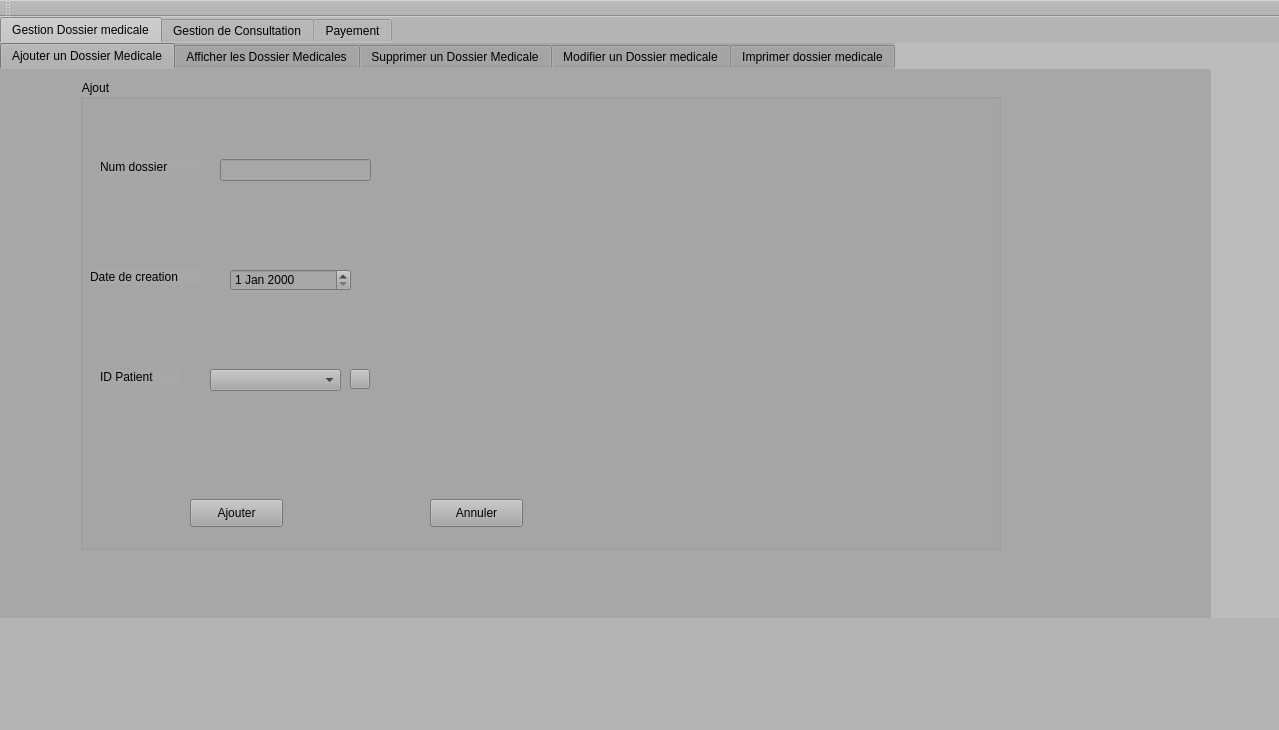
<?xml version="1.0" encoding="UTF-8"?>
<ui version="4.0">
 <class>MainWindow</class>
 <widget class="QMainWindow" name="MainWindow">
  <property name="geometry">
   <rect>
    <x>0</x>
    <y>0</y>
    <width>1279</width>
    <height>730</height>
   </rect>
  </property>
  <property name="windowTitle">
   <string>Dossier medicale</string>
  </property>
  <property name="styleSheet">
   <string notr="true">background-color: rgb(180, 180, 180);</string>
  </property>
  <widget class="QWidget" name="centralWidget">
   <widget class="QTabWidget" name="tabWidget_2">
    <property name="geometry">
     <rect>
      <x>0</x>
      <y>0</y>
      <width>1281</width>
      <height>601</height>
     </rect>
    </property>
    <property name="styleSheet">
     <string notr="true">background-color: rgb(170, 255, 255);
background-color: rgb(188, 188, 188);
border-bottom-color: rgb(11, 11, 11);
font: 9pt &quot;PT Bold Stars&quot;;</string>
    </property>
    <property name="currentIndex">
     <number>0</number>
    </property>
    <widget class="QWidget" name="tab_6">
     <attribute name="title">
      <string>Gestion Dossier medicale</string>
     </attribute>
     <widget class="QTabWidget" name="tabWidget">
      <property name="geometry">
       <rect>
        <x>0</x>
        <y>0</y>
        <width>1211</width>
        <height>661</height>
       </rect>
      </property>
      <property name="styleSheet">
       <string notr="true">background-color: rgb(170, 255, 255);
background-color: rgb(208, 208, 208);
background-color: rgb(167, 167, 167);</string>
      </property>
      <property name="currentIndex">
       <number>0</number>
      </property>
      <widget class="QWidget" name="tab">
       <attribute name="title">
        <string>Ajouter un Dossier Medicale</string>
       </attribute>
       <widget class="QGroupBox" name="groupBox_2">
        <property name="geometry">
         <rect>
          <x>80</x>
          <y>10</y>
          <width>921</width>
          <height>471</height>
         </rect>
        </property>
        <property name="title">
         <string>Ajout</string>
        </property>
        <widget class="QPushButton" name="anuuler_ajout">
         <property name="geometry">
          <rect>
           <x>350</x>
           <y>420</y>
           <width>93</width>
           <height>28</height>
          </rect>
         </property>
         <property name="text">
          <string>Annuler</string>
         </property>
        </widget>
        <widget class="QPushButton" name="pb_ajouter">
         <property name="geometry">
          <rect>
           <x>110</x>
           <y>420</y>
           <width>93</width>
           <height>28</height>
          </rect>
         </property>
         <property name="text">
          <string>Ajouter</string>
         </property>
        </widget>
        <widget class="QLabel" name="label_3">
         <property name="geometry">
          <rect>
           <x>20</x>
           <y>290</y>
           <width>81</width>
           <height>16</height>
          </rect>
         </property>
         <property name="text">
          <string>ID Patient</string>
         </property>
        </widget>
        <widget class="QDateEdit" name="le_date_ajout">
         <property name="geometry">
          <rect>
           <x>150</x>
           <y>190</y>
           <width>121</width>
           <height>22</height>
          </rect>
         </property>
        </widget>
        <widget class="QLabel" name="label_2">
         <property name="geometry">
          <rect>
           <x>10</x>
           <y>190</y>
           <width>111</width>
           <height>16</height>
          </rect>
         </property>
         <property name="text">
          <string>Date de creation</string>
         </property>
        </widget>
        <widget class="QLabel" name="label">
         <property name="geometry">
          <rect>
           <x>20</x>
           <y>80</y>
           <width>101</width>
           <height>16</height>
          </rect>
         </property>
         <property name="text">
          <string>Num dossier</string>
         </property>
        </widget>
        <widget class="QLineEdit" name="le_num">
         <property name="geometry">
          <rect>
           <x>140</x>
           <y>80</y>
           <width>151</width>
           <height>22</height>
          </rect>
         </property>
        </widget>
        <widget class="QComboBox" name="comboBox1">
         <property name="geometry">
          <rect>
           <x>130</x>
           <y>290</y>
           <width>131</width>
           <height>22</height>
          </rect>
         </property>
        </widget>
        <widget class="QPushButton" name="refrech_aj">
         <property name="geometry">
          <rect>
           <x>270</x>
           <y>290</y>
           <width>20</width>
           <height>20</height>
          </rect>
         </property>
         <property name="text">
          <string/>
         </property>
        </widget>
       </widget>
      </widget>
      <widget class="QWidget" name="tab_2">
       <attribute name="title">
        <string>Afficher les Dossier Medicales</string>
       </attribute>
       <widget class="QTableView" name="tabdossier">
        <property name="geometry">
         <rect>
          <x>10</x>
          <y>130</y>
          <width>881</width>
          <height>381</height>
         </rect>
        </property>
       </widget>
       <widget class="QLineEdit" name="lineEdit">
        <property name="geometry">
         <rect>
          <x>130</x>
          <y>50</y>
          <width>131</width>
          <height>22</height>
         </rect>
        </property>
       </widget>
       <widget class="QLabel" name="label_8">
        <property name="geometry">
         <rect>
          <x>10</x>
          <y>50</y>
          <width>101</width>
          <height>20</height>
         </rect>
        </property>
        <property name="text">
         <string>ID_Patient</string>
        </property>
       </widget>
       <widget class="QPushButton" name="rech_doc">
        <property name="geometry">
         <rect>
          <x>450</x>
          <y>20</y>
          <width>131</width>
          <height>28</height>
         </rect>
        </property>
        <property name="text">
         <string>RECHERCHE</string>
        </property>
       </widget>
       <widget class="QPushButton" name="trie_doc">
        <property name="geometry">
         <rect>
          <x>450</x>
          <y>70</y>
          <width>131</width>
          <height>28</height>
         </rect>
        </property>
        <property name="text">
         <string>TRIEE PAR NUM</string>
        </property>
       </widget>
      </widget>
      <widget class="QWidget" name="tab_3">
       <attribute name="title">
        <string>Supprimer un Dossier Medicale</string>
       </attribute>
       <widget class="QGroupBox" name="groupBox">
        <property name="geometry">
         <rect>
          <x>200</x>
          <y>70</y>
          <width>551</width>
          <height>251</height>
         </rect>
        </property>
        <property name="title">
         <string>Suppression</string>
        </property>
        <widget class="QLabel" name="label_4">
         <property name="geometry">
          <rect>
           <x>200</x>
           <y>60</y>
           <width>131</width>
           <height>16</height>
          </rect>
         </property>
         <property name="text">
          <string>Numero de dossier </string>
         </property>
        </widget>
        <widget class="QPushButton" name="pushButton_2">
         <property name="geometry">
          <rect>
           <x>220</x>
           <y>180</y>
           <width>93</width>
           <height>28</height>
          </rect>
         </property>
         <property name="text">
          <string>Supprimer</string>
         </property>
        </widget>
        <widget class="QComboBox" name="com">
         <property name="geometry">
          <rect>
           <x>200</x>
           <y>120</y>
           <width>121</width>
           <height>22</height>
          </rect>
         </property>
        </widget>
        <widget class="QPushButton" name="pushButton">
         <property name="geometry">
          <rect>
           <x>330</x>
           <y>120</y>
           <width>21</width>
           <height>21</height>
          </rect>
         </property>
         <property name="text">
          <string/>
         </property>
        </widget>
       </widget>
      </widget>
      <widget class="QWidget" name="tab_4">
       <attribute name="title">
        <string>Modifier un Dossier medicale</string>
       </attribute>
       <widget class="QGroupBox" name="groupBox_3">
        <property name="geometry">
         <rect>
          <x>100</x>
          <y>40</y>
          <width>801</width>
          <height>471</height>
         </rect>
        </property>
        <property name="title">
         <string>Modification</string>
        </property>
        <widget class="QPushButton" name="annuler_modif">
         <property name="geometry">
          <rect>
           <x>380</x>
           <y>400</y>
           <width>93</width>
           <height>28</height>
          </rect>
         </property>
         <property name="text">
          <string>Annuler</string>
         </property>
        </widget>
        <widget class="QPushButton" name="pushButton_3">
         <property name="geometry">
          <rect>
           <x>170</x>
           <y>400</y>
           <width>93</width>
           <height>28</height>
          </rect>
         </property>
         <property name="text">
          <string>Modifier</string>
         </property>
        </widget>
        <widget class="QLabel" name="label_7">
         <property name="geometry">
          <rect>
           <x>10</x>
           <y>280</y>
           <width>81</width>
           <height>16</height>
          </rect>
         </property>
         <property name="text">
          <string>ID Patient</string>
         </property>
        </widget>
        <widget class="QLabel" name="label_6">
         <property name="geometry">
          <rect>
           <x>0</x>
           <y>180</y>
           <width>111</width>
           <height>16</height>
          </rect>
         </property>
         <property name="text">
          <string>date de creation</string>
         </property>
        </widget>
        <widget class="QDateEdit" name="le_date_modif">
         <property name="geometry">
          <rect>
           <x>130</x>
           <y>180</y>
           <width>110</width>
           <height>22</height>
          </rect>
         </property>
        </widget>
        <widget class="QLineEdit" name="le_num_modif">
         <property name="geometry">
          <rect>
           <x>130</x>
           <y>70</y>
           <width>113</width>
           <height>22</height>
          </rect>
         </property>
        </widget>
        <widget class="QLabel" name="label_5">
         <property name="geometry">
          <rect>
           <x>10</x>
           <y>70</y>
           <width>111</width>
           <height>16</height>
          </rect>
         </property>
         <property name="text">
          <string>Num dossier</string>
         </property>
        </widget>
        <widget class="QComboBox" name="comboBox3">
         <property name="geometry">
          <rect>
           <x>110</x>
           <y>280</y>
           <width>91</width>
           <height>22</height>
          </rect>
         </property>
        </widget>
        <widget class="QPushButton" name="refrech_mod">
         <property name="geometry">
          <rect>
           <x>210</x>
           <y>280</y>
           <width>21</width>
           <height>20</height>
          </rect>
         </property>
         <property name="text">
          <string/>
         </property>
        </widget>
       </widget>
      </widget>
      <widget class="QWidget" name="tab_5">
       <attribute name="title">
        <string>Imprimer dossier medicale</string>
       </attribute>
       <widget class="QPushButton" name="Impdos">
        <property name="geometry">
         <rect>
          <x>920</x>
          <y>50</y>
          <width>121</width>
          <height>28</height>
         </rect>
        </property>
        <property name="text">
         <string>Imprimer</string>
        </property>
       </widget>
       <widget class="QTextEdit" name="imprimer">
        <property name="geometry">
         <rect>
          <x>130</x>
          <y>50</y>
          <width>781</width>
          <height>451</height>
         </rect>
        </property>
       </widget>
      </widget>
     </widget>
    </widget>
    <widget class="QWidget" name="tab_7">
     <attribute name="title">
      <string>Gestion de Consultation</string>
     </attribute>
     <widget class="QTabWidget" name="tabWidget_3">
      <property name="geometry">
       <rect>
        <x>0</x>
        <y>0</y>
        <width>1211</width>
        <height>661</height>
       </rect>
      </property>
      <property name="styleSheet">
       <string notr="true">background-color: rgb(170, 255, 255);
background-color: rgb(191, 191, 191);
</string>
      </property>
      <property name="currentIndex">
       <number>3</number>
      </property>
      <widget class="QWidget" name="tab_8">
       <attribute name="title">
        <string>Ajouter ou Modifier consultation</string>
       </attribute>
       <widget class="QGroupBox" name="groupBox_4">
        <property name="geometry">
         <rect>
          <x>10</x>
          <y>20</y>
          <width>571</width>
          <height>80</height>
         </rect>
        </property>
        <property name="title">
         <string>Détail Dossier</string>
        </property>
        <widget class="QLabel" name="label_9">
         <property name="geometry">
          <rect>
           <x>10</x>
           <y>40</y>
           <width>56</width>
           <height>16</height>
          </rect>
         </property>
         <property name="text">
          <string/>
         </property>
        </widget>
        <widget class="QLabel" name="label_10">
         <property name="geometry">
          <rect>
           <x>10</x>
           <y>40</y>
           <width>91</width>
           <height>16</height>
          </rect>
         </property>
         <property name="text">
          <string>Num Dossier</string>
         </property>
        </widget>
        <widget class="QLabel" name="label_11">
         <property name="geometry">
          <rect>
           <x>270</x>
           <y>40</y>
           <width>101</width>
           <height>16</height>
          </rect>
         </property>
         <property name="text">
          <string>N°intervention</string>
         </property>
        </widget>
        <widget class="QLineEdit" name="nintervaj">
         <property name="geometry">
          <rect>
           <x>370</x>
           <y>40</y>
           <width>113</width>
           <height>22</height>
          </rect>
         </property>
        </widget>
        <widget class="QPushButton" name="pushButton_4">
         <property name="geometry">
          <rect>
           <x>220</x>
           <y>40</y>
           <width>20</width>
           <height>21</height>
          </rect>
         </property>
         <property name="text">
          <string/>
         </property>
        </widget>
        <widget class="QComboBox" name="combondc">
         <property name="geometry">
          <rect>
           <x>110</x>
           <y>40</y>
           <width>101</width>
           <height>22</height>
          </rect>
         </property>
        </widget>
       </widget>
       <widget class="QGroupBox" name="groupBox_7">
        <property name="geometry">
         <rect>
          <x>10</x>
          <y>110</y>
          <width>571</width>
          <height>91</height>
         </rect>
        </property>
        <property name="title">
         <string>Proprieté</string>
        </property>
        <widget class="QLabel" name="label_17">
         <property name="geometry">
          <rect>
           <x>0</x>
           <y>40</y>
           <width>91</width>
           <height>16</height>
          </rect>
         </property>
         <property name="text">
          <string>Date intervention</string>
         </property>
        </widget>
        <widget class="QLabel" name="label_18">
         <property name="geometry">
          <rect>
           <x>210</x>
           <y>40</y>
           <width>81</width>
           <height>20</height>
          </rect>
         </property>
         <property name="text">
          <string>Problemme</string>
         </property>
        </widget>
        <widget class="QDateEdit" name="dinteraj">
         <property name="geometry">
          <rect>
           <x>100</x>
           <y>40</y>
           <width>110</width>
           <height>22</height>
          </rect>
         </property>
        </widget>
        <widget class="QLineEdit" name="probaj">
         <property name="geometry">
          <rect>
           <x>290</x>
           <y>40</y>
           <width>271</width>
           <height>22</height>
          </rect>
         </property>
        </widget>
       </widget>
       <widget class="QGroupBox" name="groupBox_8">
        <property name="geometry">
         <rect>
          <x>10</x>
          <y>210</y>
          <width>571</width>
          <height>141</height>
         </rect>
        </property>
        <property name="title">
         <string>Suivi</string>
        </property>
        <widget class="QLabel" name="label_19">
         <property name="geometry">
          <rect>
           <x>10</x>
           <y>40</y>
           <width>56</width>
           <height>16</height>
          </rect>
         </property>
         <property name="text">
          <string>Tension</string>
         </property>
        </widget>
        <widget class="QLabel" name="label_20">
         <property name="geometry">
          <rect>
           <x>10</x>
           <y>100</y>
           <width>71</width>
           <height>16</height>
          </rect>
         </property>
         <property name="text">
          <string>Glycémie</string>
         </property>
        </widget>
        <widget class="QLabel" name="label_21">
         <property name="geometry">
          <rect>
           <x>280</x>
           <y>40</y>
           <width>56</width>
           <height>16</height>
          </rect>
         </property>
         <property name="text">
          <string>Poids</string>
         </property>
        </widget>
        <widget class="QLabel" name="label_22">
         <property name="geometry">
          <rect>
           <x>280</x>
           <y>100</y>
           <width>56</width>
           <height>16</height>
          </rect>
         </property>
         <property name="text">
          <string>Taille</string>
         </property>
        </widget>
        <widget class="QLineEdit" name="tnaj">
         <property name="geometry">
          <rect>
           <x>100</x>
           <y>40</y>
           <width>51</width>
           <height>22</height>
          </rect>
         </property>
        </widget>
        <widget class="QLineEdit" name="glaj">
         <property name="geometry">
          <rect>
           <x>90</x>
           <y>100</y>
           <width>51</width>
           <height>22</height>
          </rect>
         </property>
        </widget>
        <widget class="QLineEdit" name="pdaj">
         <property name="geometry">
          <rect>
           <x>360</x>
           <y>40</y>
           <width>51</width>
           <height>22</height>
          </rect>
         </property>
        </widget>
        <widget class="QLineEdit" name="tlaj">
         <property name="geometry">
          <rect>
           <x>360</x>
           <y>100</y>
           <width>51</width>
           <height>22</height>
          </rect>
         </property>
        </widget>
       </widget>
       <widget class="QGroupBox" name="groupBox_9">
        <property name="geometry">
         <rect>
          <x>590</x>
          <y>20</y>
          <width>471</width>
          <height>171</height>
         </rect>
        </property>
        <property name="title">
         <string>Ordonnance</string>
        </property>
        <widget class="QLineEdit" name="ordaj">
         <property name="geometry">
          <rect>
           <x>2</x>
           <y>40</y>
           <width>461</width>
           <height>121</height>
          </rect>
         </property>
        </widget>
       </widget>
       <widget class="QPushButton" name="ajouterconsu">
        <property name="geometry">
         <rect>
          <x>140</x>
          <y>390</y>
          <width>93</width>
          <height>28</height>
         </rect>
        </property>
        <property name="text">
         <string>Ajouter</string>
        </property>
       </widget>
       <widget class="QPushButton" name="Quitterc">
        <property name="geometry">
         <rect>
          <x>540</x>
          <y>390</y>
          <width>93</width>
          <height>28</height>
         </rect>
        </property>
        <property name="text">
         <string>Quitter</string>
        </property>
       </widget>
       <widget class="QPushButton" name="modif">
        <property name="geometry">
         <rect>
          <x>320</x>
          <y>390</y>
          <width>93</width>
          <height>28</height>
         </rect>
        </property>
        <property name="text">
         <string>Modifier</string>
        </property>
       </widget>
      </widget>
      <widget class="QWidget" name="tab_9">
       <attribute name="title">
        <string>Afficher les Consultations</string>
       </attribute>
       <widget class="QTableView" name="tabconsu">
        <property name="geometry">
         <rect>
          <x>20</x>
          <y>130</y>
          <width>981</width>
          <height>381</height>
         </rect>
        </property>
       </widget>
       <widget class="QLineEdit" name="intervcherch">
        <property name="geometry">
         <rect>
          <x>150</x>
          <y>50</y>
          <width>131</width>
          <height>22</height>
         </rect>
        </property>
       </widget>
       <widget class="QLabel" name="label_12">
        <property name="geometry">
         <rect>
          <x>10</x>
          <y>50</y>
          <width>121</width>
          <height>20</height>
         </rect>
        </property>
        <property name="text">
         <string>Num dossier</string>
        </property>
       </widget>
       <widget class="QPushButton" name="rechc">
        <property name="geometry">
         <rect>
          <x>450</x>
          <y>20</y>
          <width>131</width>
          <height>28</height>
         </rect>
        </property>
        <property name="text">
         <string>RECHERCHE</string>
        </property>
       </widget>
       <widget class="QPushButton" name="triec">
        <property name="geometry">
         <rect>
          <x>450</x>
          <y>70</y>
          <width>131</width>
          <height>28</height>
         </rect>
        </property>
        <property name="text">
         <string>TRIEE PAR NUM</string>
        </property>
       </widget>
      </widget>
      <widget class="QWidget" name="tab_10">
       <attribute name="title">
        <string>Supprimer  les Consultations</string>
       </attribute>
       <widget class="QGroupBox" name="groupBox_5">
        <property name="geometry">
         <rect>
          <x>200</x>
          <y>100</y>
          <width>591</width>
          <height>261</height>
         </rect>
        </property>
        <property name="title">
         <string>Suppression</string>
        </property>
        <widget class="QLabel" name="label_13">
         <property name="geometry">
          <rect>
           <x>190</x>
           <y>50</y>
           <width>161</width>
           <height>16</height>
          </rect>
         </property>
         <property name="text">
          <string>Numero d intervention</string>
         </property>
        </widget>
        <widget class="QPushButton" name="supc">
         <property name="geometry">
          <rect>
           <x>220</x>
           <y>180</y>
           <width>93</width>
           <height>28</height>
          </rect>
         </property>
         <property name="text">
          <string>Supprimer</string>
         </property>
        </widget>
        <widget class="QComboBox" name="combnic">
         <property name="geometry">
          <rect>
           <x>190</x>
           <y>110</y>
           <width>131</width>
           <height>22</height>
          </rect>
         </property>
        </widget>
        <widget class="QPushButton" name="pushButton_5">
         <property name="geometry">
          <rect>
           <x>330</x>
           <y>110</y>
           <width>20</width>
           <height>20</height>
          </rect>
         </property>
         <property name="text">
          <string/>
         </property>
        </widget>
       </widget>
      </widget>
      <widget class="QWidget" name="tab_12">
       <attribute name="title">
        <string>Imprimer  les Consultations</string>
       </attribute>
       <widget class="QTextEdit" name="impc">
        <property name="geometry">
         <rect>
          <x>60</x>
          <y>20</y>
          <width>921</width>
          <height>491</height>
         </rect>
        </property>
       </widget>
       <widget class="QPushButton" name="Impdos_2">
        <property name="geometry">
         <rect>
          <x>1000</x>
          <y>50</y>
          <width>121</width>
          <height>28</height>
         </rect>
        </property>
        <property name="text">
         <string>Imprimer</string>
        </property>
       </widget>
      </widget>
     </widget>
    </widget>
    <widget class="QWidget" name="tab_11">
     <attribute name="title">
      <string>Payement</string>
     </attribute>
     <widget class="QTabWidget" name="tabWidget_4">
      <property name="geometry">
       <rect>
        <x>0</x>
        <y>0</y>
        <width>1111</width>
        <height>551</height>
       </rect>
      </property>
      <property name="currentIndex">
       <number>0</number>
      </property>
      <widget class="QWidget" name="tab_13">
       <attribute name="title">
        <string>Ajout ou Modifier payement</string>
       </attribute>
       <widget class="QGroupBox" name="groupBox_6">
        <property name="geometry">
         <rect>
          <x>70</x>
          <y>40</y>
          <width>881</width>
          <height>401</height>
         </rect>
        </property>
        <property name="title">
         <string>Ajout</string>
        </property>
        <widget class="QLabel" name="label_14">
         <property name="geometry">
          <rect>
           <x>30</x>
           <y>70</y>
           <width>151</width>
           <height>16</height>
          </rect>
         </property>
         <property name="text">
          <string>Numero intervention</string>
         </property>
        </widget>
        <widget class="QLabel" name="label_15">
         <property name="geometry">
          <rect>
           <x>30</x>
           <y>140</y>
           <width>56</width>
           <height>16</height>
          </rect>
         </property>
         <property name="text">
          <string>Montant</string>
         </property>
        </widget>
        <widget class="QLabel" name="label_16">
         <property name="geometry">
          <rect>
           <x>30</x>
           <y>220</y>
           <width>131</width>
           <height>16</height>
          </rect>
         </property>
         <property name="text">
          <string>Mode de payement</string>
         </property>
        </widget>
        <widget class="QLabel" name="label_23">
         <property name="geometry">
          <rect>
           <x>30</x>
           <y>300</y>
           <width>121</width>
           <height>16</height>
          </rect>
         </property>
         <property name="text">
          <string>date de loperation</string>
         </property>
        </widget>
        <widget class="QLineEdit" name="montant">
         <property name="geometry">
          <rect>
           <x>110</x>
           <y>140</y>
           <width>113</width>
           <height>22</height>
          </rect>
         </property>
        </widget>
        <widget class="QLineEdit" name="mode">
         <property name="geometry">
          <rect>
           <x>180</x>
           <y>220</y>
           <width>113</width>
           <height>22</height>
          </rect>
         </property>
        </widget>
        <widget class="QDateEdit" name="dateop">
         <property name="geometry">
          <rect>
           <x>180</x>
           <y>300</y>
           <width>110</width>
           <height>22</height>
          </rect>
         </property>
        </widget>
        <widget class="QComboBox" name="com_2">
         <property name="geometry">
          <rect>
           <x>190</x>
           <y>70</y>
           <width>111</width>
           <height>22</height>
          </rect>
         </property>
        </widget>
        <widget class="QPushButton" name="refrech_numinterpa">
         <property name="geometry">
          <rect>
           <x>310</x>
           <y>70</y>
           <width>20</width>
           <height>20</height>
          </rect>
         </property>
         <property name="text">
          <string/>
         </property>
        </widget>
        <widget class="QPushButton" name="pushButton_7">
         <property name="geometry">
          <rect>
           <x>150</x>
           <y>350</y>
           <width>93</width>
           <height>28</height>
          </rect>
         </property>
         <property name="text">
          <string>Ajout</string>
         </property>
        </widget>
        <widget class="QPushButton" name="modifier_p">
         <property name="geometry">
          <rect>
           <x>350</x>
           <y>350</y>
           <width>93</width>
           <height>28</height>
          </rect>
         </property>
         <property name="text">
          <string>Modifier</string>
         </property>
        </widget>
        <widget class="QPushButton" name="quitter_p">
         <property name="geometry">
          <rect>
           <x>550</x>
           <y>350</y>
           <width>93</width>
           <height>28</height>
          </rect>
         </property>
         <property name="text">
          <string>Quitter</string>
         </property>
        </widget>
       </widget>
      </widget>
      <widget class="QWidget" name="tab_14">
       <attribute name="title">
        <string>Afficher les payement</string>
       </attribute>
       <widget class="QTableView" name="tabpayement">
        <property name="geometry">
         <rect>
          <x>20</x>
          <y>100</y>
          <width>531</width>
          <height>401</height>
         </rect>
        </property>
       </widget>
       <widget class="QLabel" name="label_24">
        <property name="geometry">
         <rect>
          <x>30</x>
          <y>20</y>
          <width>261</width>
          <height>16</height>
         </rect>
        </property>
        <property name="text">
         <string>recherche par numero d intervention</string>
        </property>
       </widget>
       <widget class="QLineEdit" name="rech_n_p">
        <property name="geometry">
         <rect>
          <x>320</x>
          <y>20</y>
          <width>113</width>
          <height>22</height>
         </rect>
        </property>
       </widget>
       <widget class="QPushButton" name="pushButton_6">
        <property name="geometry">
         <rect>
          <x>480</x>
          <y>10</y>
          <width>93</width>
          <height>28</height>
         </rect>
        </property>
        <property name="text">
         <string>Rechercher</string>
        </property>
       </widget>
       <widget class="QPushButton" name="pushButton_8">
        <property name="geometry">
         <rect>
          <x>560</x>
          <y>100</y>
          <width>93</width>
          <height>28</height>
         </rect>
        </property>
        <property name="text">
         <string>Triee desc</string>
        </property>
       </widget>
       <widget class="QPushButton" name="pushButton_9">
        <property name="geometry">
         <rect>
          <x>560</x>
          <y>160</y>
          <width>93</width>
          <height>28</height>
         </rect>
        </property>
        <property name="text">
         <string>Triee asc</string>
        </property>
       </widget>
      </widget>
      <widget class="QWidget" name="tab_15">
       <attribute name="title">
        <string>Supprimer payement</string>
       </attribute>
       <widget class="QGroupBox" name="groupBox_10">
        <property name="geometry">
         <rect>
          <x>140</x>
          <y>50</y>
          <width>781</width>
          <height>291</height>
         </rect>
        </property>
        <property name="title">
         <string>Supprision</string>
        </property>
        <widget class="QComboBox" name="combosuppp">
         <property name="geometry">
          <rect>
           <x>270</x>
           <y>140</y>
           <width>131</width>
           <height>22</height>
          </rect>
         </property>
        </widget>
        <widget class="QPushButton" name="refreh_sup">
         <property name="geometry">
          <rect>
           <x>410</x>
           <y>140</y>
           <width>20</width>
           <height>20</height>
          </rect>
         </property>
         <property name="text">
          <string/>
         </property>
        </widget>
        <widget class="QPushButton" name="supprimer_payement">
         <property name="geometry">
          <rect>
           <x>290</x>
           <y>220</y>
           <width>93</width>
           <height>28</height>
          </rect>
         </property>
         <property name="text">
          <string>Supprimer</string>
         </property>
        </widget>
        <widget class="QLabel" name="label_25">
         <property name="geometry">
          <rect>
           <x>260</x>
           <y>70</y>
           <width>161</width>
           <height>16</height>
          </rect>
         </property>
         <property name="text">
          <string>Numero d intervention</string>
         </property>
        </widget>
       </widget>
      </widget>
      <widget class="QWidget" name="tab_16">
       <attribute name="title">
        <string>Imprimer les payements</string>
       </attribute>
       <widget class="QTextEdit" name="improumer">
        <property name="geometry">
         <rect>
          <x>60</x>
          <y>20</y>
          <width>751</width>
          <height>491</height>
         </rect>
        </property>
       </widget>
       <widget class="QPushButton" name="pushButton_10">
        <property name="geometry">
         <rect>
          <x>820</x>
          <y>30</y>
          <width>93</width>
          <height>28</height>
         </rect>
        </property>
        <property name="text">
         <string>Imprimer</string>
        </property>
       </widget>
      </widget>
     </widget>
    </widget>
   </widget>
  </widget>
  <widget class="QMenuBar" name="menuBar">
   <property name="geometry">
    <rect>
     <x>0</x>
     <y>0</y>
     <width>1279</width>
     <height>26</height>
    </rect>
   </property>
  </widget>
  <widget class="QToolBar" name="mainToolBar">
   <attribute name="toolBarArea">
    <enum>TopToolBarArea</enum>
   </attribute>
   <attribute name="toolBarBreak">
    <bool>false</bool>
   </attribute>
  </widget>
  <widget class="QStatusBar" name="statusBar"/>
 </widget>
 <layoutdefault spacing="6" margin="11"/>
 <resources/>
 <connections/>
</ui>
